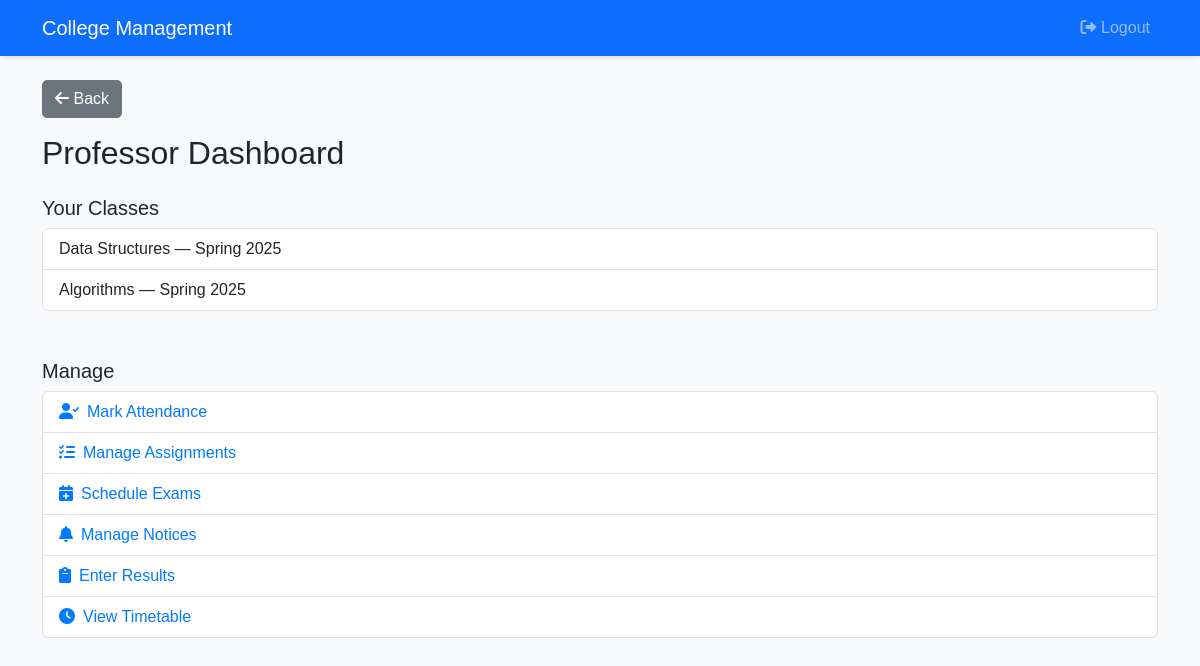
The app's page /professor/dashboard.php (signed in) with its own data.
### tables this page shows
CREATE TABLE `class` (
  `ClassID` int(11) NOT NULL,
  `CourseID` int(11) DEFAULT NULL,
  `ProfessorID` int(11) DEFAULT NULL,
  `Semester` varchar(20) DEFAULT NULL,
  `Room` varchar(20) DEFAULT NULL
);

CREATE TABLE `course` (
  `CourseID` int(11) NOT NULL,
  `CourseName` varchar(100) NOT NULL,
  `DepartmentID` int(11) DEFAULT NULL,
  `Credits` int(11) DEFAULT NULL
);

### professor/dashboard.php (the view, shortened to what this page needs)
<?php
include '../config/db.php';
$stmt = $pdo->prepare("SELECT ProfessorID FROM Professor WHERE UserID = ?");
$stmt->execute([$_SESSION['user_id']]);
$professorID = $stmt->fetchColumn();
$stmt = $pdo->prepare("SELECT c.ClassID, co.CourseName, c.Semester
                       FROM Class c
                       JOIN Course co ON c.CourseID = co.CourseID
                       WHERE c.ProfessorID = ?");
$stmt->execute([$professorID]);
$classes = $stmt->fetchAll();
?>
<?php include '../includes/header.php'; ?>
<h2 class="mb-4">Professor Dashboard</h2>
<div class="mb-4">
    <h5>Your Classes</h5>
    <ul class="list-group">
        <?php foreach ($classes as $class): ?>
            <li class="list-group-item">
                <?php echo htmlspecialchars($class['CourseName']) . " — " . htmlspecialchars($class['Semester']); ?>
            </li>
        <?php endforeach; ?>
    </ul>
</div>
<h5 class="mt-5">Manage</h5>
<ul class="list-group">
    <li class="list-group-item">
        <a href="manage_attendance.php?class_id=<?php echo $class['ClassID']; ?>" class="text-decoration-none">
            <i class="fas fa-user-check me-2"></i>Mark Attendance
        </a>
    </li>
    <li class="list-group-item">
        <a href="manage_assignments.php" class="text-decoration-none">
            <i class="fas fa-tasks me-2"></i>Manage Assignments
        </a>
    </li>
    <li class="list-group-item">
        <a href="create_exam.php" class="text-decoration-none">
            <i class="fas fa-calendar-plus me-2"></i>Schedule Exams
        </a>
    </li>
    <li class="list-group-item">
        <a href="manage_notices.php" class="text-decoration-none">
            <i class="fas fa-bell me-2"></i>Manage Notices
        </a>
    </li>
    <li class="list-group-item">
        <a href="enter_results.php" class="text-decoration-none">
            <i class="fas fa-clipboard me-2"></i>Enter Results
        </a>
    </li>
    <li class="list-group-item">
        <a href="view_timetable.php" class="text-decoration-none">
            <i class="fas fa-clock me-2"></i>View Timetable
        </a>
    </li>
</ul>
<?php include '../includes/footer.php'; ?>

### css/styles.css (style rules this page uses)
body { background-color: #f8f9fa; font-family: 'Arial', sans-serif; }
.list-group-item a { color: #007bff; }

### records on screen
class: CourseID.CourseName "Data Structures", Semester "Spring 2025"
class: CourseID.CourseName "Algorithms", Semester "Spring 2025"
